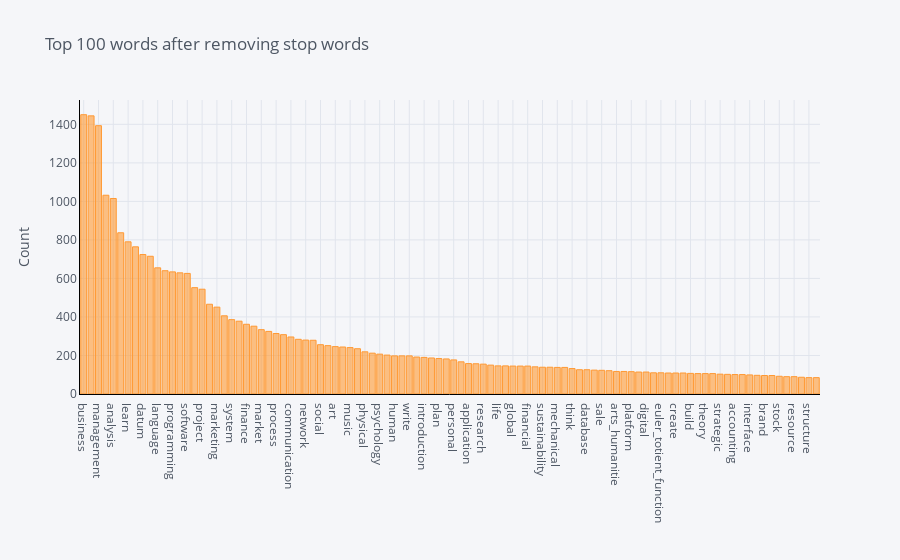

The notebook cell this image was saved under:
### Code cell
plot_model()

### Figure 1 — Plotly figure (JSON) as saved in the notebook; plotly's stock layout.template omitted (floating-point values rounded to 4 significant figures)
{"data": [{"marker": {"color": "rgba(255, 153, 51, 0.6)", "line": {"color": "rgba(255, 153, 51, 1.0)", "width": 1}}, "name": "count", "orientation": "v", "text": "", "type": "bar", "x": ["business", "science", "management", "computer", "analysis", "development", "learn", "engineering", "datum", "leadership", "language", "machine", "programming", "design", "software", "strategy", "project", "web", "marketing", "security", "system", "model", "finance", "cloud", "market", "learning", "process", "health", "communication", "history", "network", "compute", "social", "data", "art", "economic", "music", "public", "physical", "law", "psychology", "education", "human", "risk", "write", "product", "introduction", "planning", "plan", "use", "personal", "writing", "application", "medium", "research", "regression", "life", "essential", "global", "basic", "financial", "program", "sustainability", "energy", "mechanical", "electrical", "think", "evaluation", "database", "analytic", "sale", "graphic", "arts_humanitie", "method", "platform", "algorithm", "digital", "environmental", "euler_totient_function", "modeling", "create", "experience", "build", "service", "theory", "teach", "strategic", "deep", "accounting", "innovation", "interface", "investment", "brand", "mobile", "stock", "culture", "resource", "architecture", "structure", "value"], "y": [1450, 1444, 1393, 1032, 1015, 837, 790, 764, 724, 715, 655, 640, 634, 629, 626, 552, 544, 466, 451, 406, 386, 378, 362, 352, 334, 325, 314, 308, 296, 284, 280, 279, 256, 251, 246, 244, 241, 235, 219, 212, 207, 202, 198, 198, 198, 192, 190, 187, 184, 182, 177, 167, 158, 157, 155, 150, 146, 146, 145, 145, 145, 141, 139, 139, 138, 138, 132, 126, 126, 124, 123, 121, 117, 117, 116, 114, 114, 110, 110, 109, 109, 109, 107, 106, 106, 106, 103, 102, 101, 101, 99, 97, 96, 96, 92, 90, 90, 87, 85, 85]}], "layout": {"legend": {"bgcolor": "#F5F6F9", "font": {"color": "#4D5663"}}, "paper_bgcolor": "#F5F6F9", "plot_bgcolor": "#F5F6F9", "title": {"font": {"color": "#4D5663"}, "text": "Top 100 words after removing stop words"}, "xaxis": {"gridcolor": "#E1E5ED", "linecolor": "black", "showgrid": true, "tickfont": {"color": "#4D5663"}, "title": {"font": {"color": "#4D5663"}, "text": ""}, "zerolinecolor": "#E1E5ED"}, "yaxis": {"gridcolor": "#E1E5ED", "linecolor": "black", "showgrid": true, "tickfont": {"color": "#4D5663"}, "title": {"font": {"color": "#4D5663"}, "text": "Count"}, "zerolinecolor": "#E1E5ED"}}}
